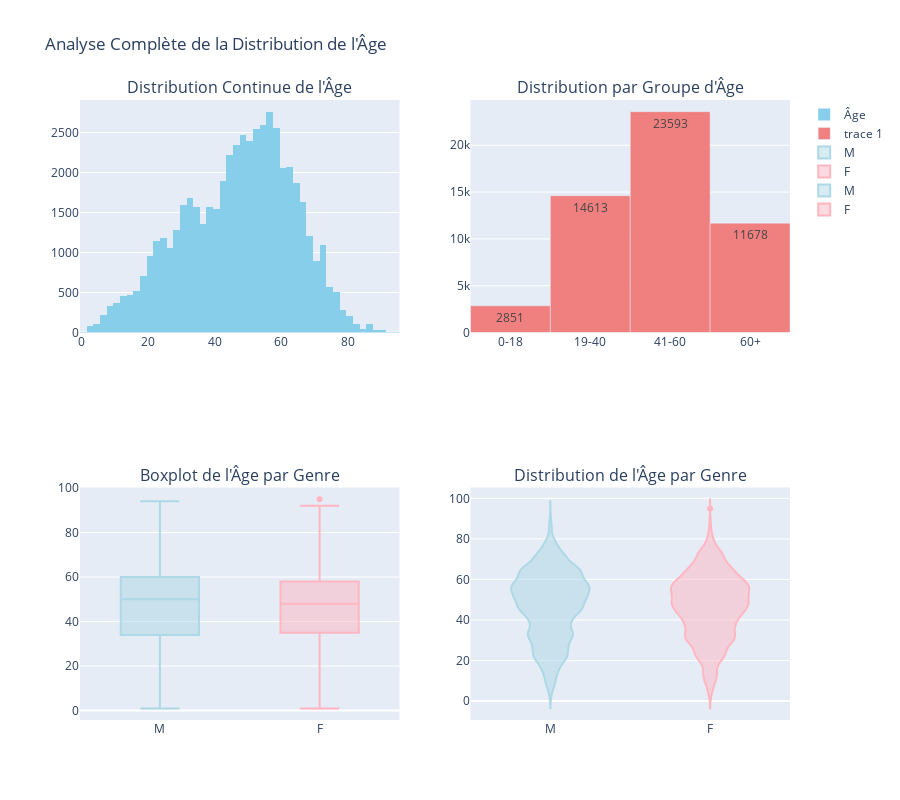

Notebook code for this chart:
### Code cell
# Visualisations de la distribution de l'âge
fig = make_subplots(
    rows=2, cols=2,
    subplot_titles=('Distribution Continue de l\'Âge', 
                    'Distribution par Groupe d\'Âge',
                    'Boxplot de l\'Âge par Genre',
                    'Distribution de l\'Âge par Genre'),
    specs=[[{'type':'histogram'}, {'type':'bar'}],
           [{'type':'box'}, {'type':'violin'}]]
)

# Histogramme de l'âge
fig.add_trace(
    go.Histogram(x=df_clean['Patient Age'], nbinsx=50, name='Âge',
                 marker_color='skyblue'),
    row=1, col=1
)

# Bar chart par groupe d'âge
fig.add_trace(
    go.Bar(x=age_group_counts.index, y=age_group_counts.values,
           text=age_group_counts.values, textposition='auto',
           marker_color='lightcoral'),
    row=1, col=2
)

# Boxplot par genre
for gender in df_clean['Patient Gender'].unique():
    data = df_clean[df_clean['Patient Gender'] == gender]['Patient Age']
    fig.add_trace(
        go.Box(y=data, name=gender, marker_color='lightblue' if gender == 'M' else 'lightpink'),
        row=2, col=1
    )

# Violin plot par genre
for gender in df_clean['Patient Gender'].unique():
    data = df_clean[df_clean['Patient Gender'] == gender]['Patient Age']
    fig.add_trace(
        go.Violin(y=data, name=gender, marker_color='lightblue' if gender == 'M' else 'lightpink'),
        row=2, col=2
    )

fig.update_layout(height=800, showlegend=True, 
                  title_text="Analyse Complète de la Distribution de l'Âge")
fig.show()

### Figure 1 — Plotly figure (JSON) as saved in the notebook; plotly's stock layout.template omitted (floating-point values rounded to 4 significant figures; data arrays with more than 128 entries replaced by an {"elided": "..."} marker saying what was removed)
{"data": [{"marker": {"color": "skyblue"}, "name": "Âge", "nbinsx": 50, "type": "histogram", "x": {"elided": "52735 int values"}, "xaxis": "x", "yaxis": "y"}, {"marker": {"color": "lightcoral"}, "text": [2851.0, 14610.0, 23590.0, 11680.0], "textposition": "auto", "type": "bar", "x": ["0-18", "19-40", "41-60", "60+"], "xaxis": "x2", "y": [2851, 14613, 23593, 11678], "yaxis": "y2"}, {"marker": {"color": "lightblue"}, "name": "M", "type": "box", "xaxis": "x3", "y": {"elided": "29851 int values"}, "yaxis": "y3"}, {"marker": {"color": "lightpink"}, "name": "F", "type": "box", "xaxis": "x3", "y": {"elided": "22884 int values"}, "yaxis": "y3"}, {"marker": {"color": "lightblue"}, "name": "M", "type": "violin", "xaxis": "x4", "y": {"elided": "29851 int values"}, "yaxis": "y4"}, {"marker": {"color": "lightpink"}, "name": "F", "type": "violin", "xaxis": "x4", "y": {"elided": "22884 int values"}, "yaxis": "y4"}], "layout": {"annotations": [{"font": {"size": 16}, "showarrow": false, "text": "Distribution Continue de l'Âge", "x": 0.225, "xanchor": "center", "xref": "paper", "y": 1, "yanchor": "bottom", "yref": "paper"}, {"font": {"size": 16}, "showarrow": false, "text": "Distribution par Groupe d'Âge", "x": 0.775, "xanchor": "center", "xref": "paper", "y": 1, "yanchor": "bottom", "yref": "paper"}, {"font": {"size": 16}, "showarrow": false, "text": "Boxplot de l'Âge par Genre", "x": 0.225, "xanchor": "center", "xref": "paper", "y": 0.375, "yanchor": "bottom", "yref": "paper"}, {"font": {"size": 16}, "showarrow": false, "text": "Distribution de l'Âge par Genre", "x": 0.775, "xanchor": "center", "xref": "paper", "y": 0.375, "yanchor": "bottom", "yref": "paper"}], "height": 800, "showlegend": true, "title": {"text": "Analyse Complète de la Distribution de l'Âge"}, "xaxis": {"anchor": "y", "domain": [0, 0.45]}, "xaxis2": {"anchor": "y2", "domain": [0.55, 1]}, "xaxis3": {"anchor": "y3", "domain": [0, 0.45]}, "xaxis4": {"anchor": "y4", "domain": [0.55, 1]}, "yaxis": {"anchor": "x", "domain": [0.625, 1]}, "yaxis2": {"anchor": "x2", "domain": [0.625, 1]}, "yaxis3": {"anchor": "x3", "domain": [0, 0.375]}, "yaxis4": {"anchor": "x4", "domain": [0, 0.375]}}}
